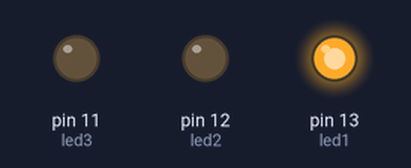
A sketch run on a simulated Arduino Uno, built with avr-gcc and run on an emulated ATmega328P. Parts: output pins drawn as LEDs (lit = HIGH).

Above: at 0.05 s.
At 0.75 s:
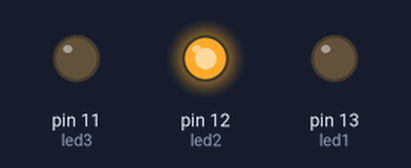
At 1.45 s:
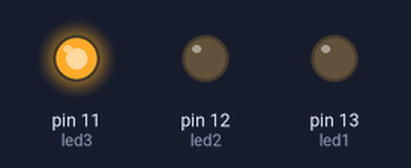
At 3.35 s:
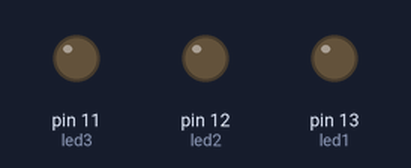
Timing chart, 0 to 3.6 s (numbered marks = the images above):
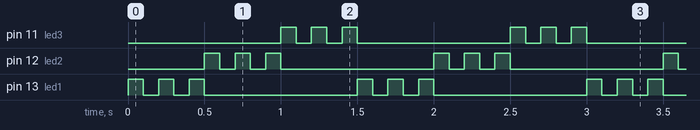

Measured:
- by itself, pin 11 (led3), pin 12 (led2), pin 13 (led1): repeats every 1.5 s: 2 × (LOW 0.10 s, HIGH 0.10 s), LOW 1.0 s, HIGH 0.10 s

The sketch:

BlinkFunctionStart.ino
```cpp
int led1=13;
int led2 = 12;
int led3 = 11;
int dt=100;
void setup() {
  // put your setup code here, to run once:
pinMode(led1,OUTPUT);
pinMode(led2,OUTPUT);
pinMode(led3,OUTPUT);
}
void blink(int led){
  digitalWrite(led,1);
  delay(dt);
  digitalWrite(led,0);
  delay(dt);
  digitalWrite(led,1);
  delay(dt);
  digitalWrite(led,0);
  delay(dt);
  digitalWrite(led,1);
  delay(dt);
  digitalWrite(led,0);
}
void loop() {
  // put your main code here, to run repeatedly:
blink(led1);
blink(led2);
blink(led3);

}
```
